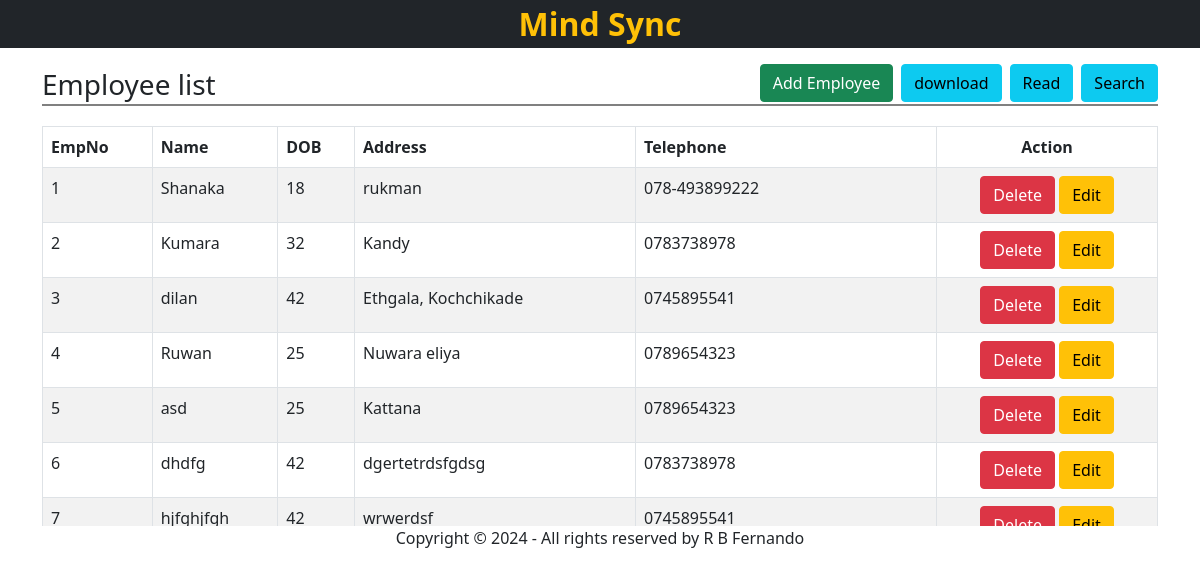
/view/public/index.php, run on the app's committed database.
### tables this page shows
CREATE TABLE "employees"(id INTEGER PRIMARY KEY, name VARCHAR(1000), dob VARCHAR(10), address VARCHAR(255), tele VARCHAR(12));

### view/public/index.php (the view, shortened to what this page needs)
<?php
require('../../database/db_config.php');
require('../include/html_head.php');
?>
<body>
    <?php
    include('../include/header.php');
    ?>
    <main>
        <div class="container">
            <h3 class="page-title">Employee list
                <a href="search-employee.php" class="btn btn-info float-end ms-2">Search</a>
                <a href="read-employee-file.php" class="btn btn-info float-end ms-2">Read</a>
                <a href="download.php" class="btn btn-info float-end ms-2">download</a>
                <a href="add-employee.php" class="btn btn-success float-end">Add Employee</a>
            </h3>
            <div class="scrollable">
                <table class="table table-bordered table-striped">
                    <thead>
                        <tr>
                            <th>EmpNo</th>
                            <th>Name</th>
                            <th>DOB</th>
                            <th>Address</th>
                            <th>Telephone</th>
                            <th class="text-center">Action</th>
                        </tr>
                    </thead>
                    <tbody>
                        <?php
                        $sql = "SELECT * FROM employees";
                        $results = $db->query($sql);
                        while ($row = $results->fetchArray(SQLITE3_ASSOC)) {
                            $from = new DateTime($row['dob']);
                            $to = new DateTime('today');
                            $age = $from->diff($to)->y;
                        ?>
                            <tr>
                                <td><?= $row['id'] ?></td>
                                <td><?= $row['name'] ?></td>
                                <td><?= $age ?></td>
                                <td><?= $row['address'] ?></td>
                                <td><?= $row['tele'] ?></td>
                                <td class="text-center">
                                    <form action="delete-employee.php" method="post">
                                        <button type="submit" class="btn btn-danger">Delete</button>
                                        <a href="edit-employee.php?id=<?= $row['id'] ?>" class="btn btn-warning">Edit</a>
                                    </form>
                                </td>
                            </tr>
                        <?php
                        }
                        ?>
                    </tbody>
                </table>
            </div>
        </div>
    </main>
    <?php
    include('../include/footer.php');
    ?>
</body>
</html>

### view/public/css/style.css (style rules this page uses)
.page-title { line-height: 40px; border-bottom: 2px solid gray; margin-bottom: 20px; }
.scrollable { height: 400px; overflow: scroll; }

### data on the page
employees: id "1", name "Shanaka", dob "18", address "rukman", tele "078-493899222"
employees: id "2", name "Kumara", dob "32", address "Kandy", tele "0783738978"
employees: id "3", name "dilan", dob "42", address "Ethgala, Kochchikade", tele "0745895541"
employees: id "4", name "Ruwan", dob "25", address "Nuwara eliya", tele "0789654323"
employees: id "5", name "asd", dob "25", address "Kattana", tele "0789654323"
employees: id "6", name "dhdfg", dob "42", address "dgertetrdsfgdsg", tele "0783738978"
employees: id "7", name "hjfghjfgh", dob "42", address "wrwerdsf", tele "0745895541"
